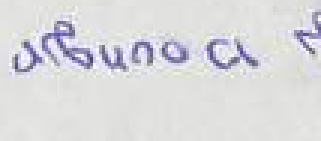
#> input picture train/img_0000_frag_0000.png, 107 x 47 px (shown 3 times larger); its folder holds only this picture in this run
$ python preproc.py
#> lines starting #> are read from the running program, lines starting #| are printed output that depends on the picture; after the words box and inside, x2 and y2 are one past the last pixel; in counts of white or black regions, pixels touching at a corner belong together
from PIL import Image, ImageOps, ImageEnhance, ImageFilter
import os
import numpy as np


def preprocess_images(
        input_folder: str,
        output_folder: str,
        resize: tuple = None,
        grayscale: bool = False,
        contrast: float = 1.0,
        brightness: float = 1.0,
        sharpness: float = 1.0,
        border: int = 0,
        threshold: int = -1,
        denoise: bool = False,
        filename_prefix: str = 'prep_'
):
    """
    Предобрабатывает изображения в папке с заданными параметрами

    Параметры:
    input_folder - папка с исходными изображениями
    output_folder - папка для сохранения обработанных изображений
    resize - новый размер (ширина, высота) или None
    grayscale - конвертировать в оттенки серого (True/False)
    contrast - коэффициент контрастности (0.0-3.0)
    brightness - коэффициент яркости (0.0-3.0)
    sharpness - коэффициент резкости (0.0-3.0)
    border - размер белой рамки в пикселях
    threshold - порог бинаризации (0-255), -1 = не применять
    denoise - применять удаление шумов (True/False)
    filename_prefix - префикс для имен новых файлов
    """
#> called with input_folder = 'train', output_folder = 'train_prep', grayscale = True, contrast = 3, brightness = 1.5, sharpness = 2.6, border = 6, threshold = 150
    # Создаем папку для результатов, если ее нет
    os.makedirs(output_folder, exist_ok=True)

    # Проверка корректности параметров
    if contrast < 0 or contrast > 3:
        raise ValueError("Контрастность должна быть между 0.0 и 3.0")

    if brightness < 0 or brightness > 3:
        raise ValueError("Яркость должна быть между 0.0 и 3.0")

    if sharpness < 0 or sharpness > 3:
        raise ValueError("Резкость должна быть между 0.0 и 3.0")

    if border < 0 or border > 100:
        raise ValueError("Размер рамки должен быть между 0 и 100 пикселями")

    if threshold not in range(-1, 256):
        raise ValueError("Порог бинаризации должен быть между 0 и 255 или -1")

    # Обработка всех изображений в папке
    for filename in os.listdir(input_folder):
        if filename.lower().endswith(('.png', '.jpg', '.jpeg', '.bmp')):
            # Загрузка изображения
            img_path = os.path.join(input_folder, filename)
            image = Image.open(img_path)
#> image is the input picture: PIL image 107x47 RGB; mean R, G, B 217.9, 217.6, 220.6

            # Конвертация в RGB для обработки
            if image.mode != 'RGB':
                image = image.convert('RGB')

            # Изменение размера
            if resize is not None:
                image = image.resize(resize, resample=Image.LANCZOS)

            # Конвертация в оттенки серого
            if grayscale:
                image = image.convert('L')
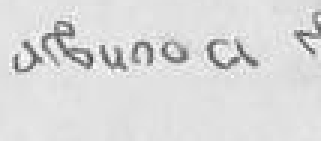
#> image: PIL image 107x47 L (shown 3 times larger); min 72, max 254, mean 218.1

            # Управление контрастностью
            if contrast != 1.0:
                enhancer = ImageEnhance.Contrast(image)
                image = enhancer.enhance(contrast)
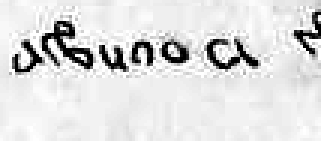
#> image: PIL image 107x47 L (shown 3 times larger); min 0, max 255, mean 220.6

            # Управление яркостью
            if brightness != 1.0:
                enhancer = ImageEnhance.Brightness(image)
                image = enhancer.enhance(brightness)
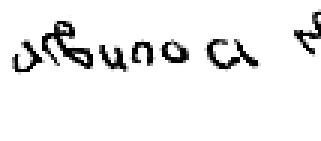
#> image: PIL image 107x47 L (shown 3 times larger); min 0, max 255, mean 237.9

            # Управление резкостью
            if sharpness != 1.0:
                enhancer = ImageEnhance.Sharpness(image)
                image = enhancer.enhance(sharpness)
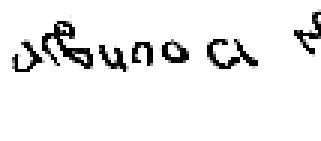
#> image: PIL image 107x47 L (shown 3 times larger); min 0, max 255, mean 237.7

            # Добавление рамки
            if border > 0:
                image = ImageOps.expand(image, border=border, fill='white')
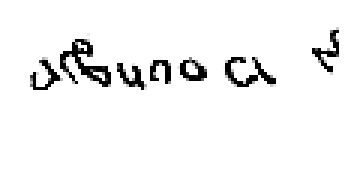
#> image: PIL image 119x59 L (shown 3 times larger); min 0, max 255, mean 242.6

            # Бинаризация (черно-белое преобразование)
            if threshold > -1:
                if image.mode != 'L':
                    image = image.convert('L')
                image = image.point(lambda p: 255 if p > threshold else 0)
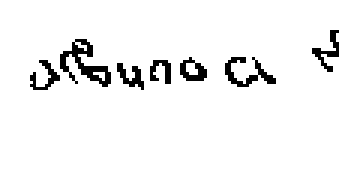
#> image: PIL image 119x59 L (shown 3 times larger); 95% white; black in thin lines or dots, all inside (x1, y1, x2, y2) = (10, 10, 113, 30)

            # Удаление шумов
            if denoise:
                image = image.filter(ImageFilter.MedianFilter(size=3))

            # Сохранение результата
            new_filename = f"{filename_prefix}{filename}"
            output_path = os.path.join(output_folder, new_filename)

            # Сохраняем в том же формате, что оригинал
            if filename.lower().endswith('.png'):
                image.save(output_path, format='PNG')
            else:
                image.save(output_path, format='JPEG', quality=95)

            print(f"Обработано: {filename} -> {new_filename}")


# Пример использования
if __name__ == "__main__":
    # Настройки препроцессинга (можно менять)
    INPUT_FOLDER = "train"  # Папка с исходными изображениями
    OUTPUT_FOLDER = "train_prep"  # Папка для обработанных изображений
    RESIZE = None  # Новый размер или None
    GRAYSCALE = True  # Конвертировать в оттенки серого
    CONTRAST = 3.0# Усиление контрастности 0-3
    BRIGHTNESS = 1.5# Усиление яркости 0-3
    SHARPNESS = 2.6 # Усиление резкости 0-3
    BORDER = 6# Размер белой рамки 5-20
    THRESHOLD = 150# Порог бинаризации (-1 = не применять) 50-300
    DENOISE = False # Удалить шумы
    FILENAME_PREFIX = ""  # Префикс для новых файлов

    preprocess_images(
        input_folder=INPUT_FOLDER,
        output_folder=OUTPUT_FOLDER,
        resize=RESIZE,
        grayscale=GRAYSCALE,
        contrast=CONTRAST,
        brightness=BRIGHTNESS,
        sharpness=SHARPNESS,
        border=BORDER,
        threshold=THRESHOLD,
        denoise=DENOISE,
        filename_prefix=FILENAME_PREFIX
    )

$ run again, on train/img_0000_frag_0004.png
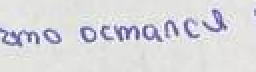
#> input picture train/img_0000_frag_0004.png, 128 x 36 px (shown 2 times larger)
#> in preprocess_images, image is the input picture: PIL image 128x36 RGB; mean R, G, B 217.1, 216.8, 220.5
#> in preprocess_images, `image = enhancer.enhance(sharpness)`:
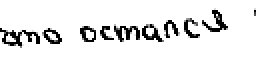
#> image: PIL image 128x36 L (shown 2 times larger); min 0, max 255, mean 234
#> in preprocess_images, `image = image.point(lambda p: 255 if p > threshold else 0)`:
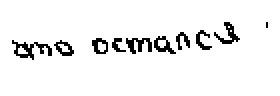
#> image: PIL image 140x48 L (shown 2 times larger); 94.2% white; black in thin lines or dots, all inside (x1, y1, x2, y2) = (6, 11, 134, 30)

$ run again, on train/img_0000_frag_0005.png
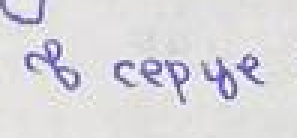
#> input picture train/img_0000_frag_0005.png, 99 x 46 px (shown 3 times larger)
#> in preprocess_images, image is the input picture: PIL image 99x46 RGB; mean R, G, B 217.7, 216.5, 220.8
#> in preprocess_images, `image = enhancer.enhance(sharpness)`:
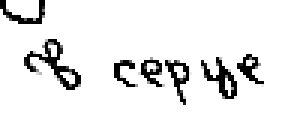
#> image: PIL image 99x46 L (shown 3 times larger); min 0, max 255, mean 236
#> in preprocess_images, `image = image.point(lambda p: 255 if p > threshold else 0)`:
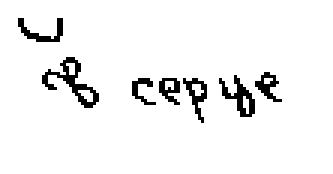
#> image: PIL image 111x58 L (shown 3 times larger); 94.6% white; black in thin lines or dots, all inside (x1, y1, x2, y2) = (6, 6, 94, 41)

$ run again, on train/img_0000_frag_0006.png
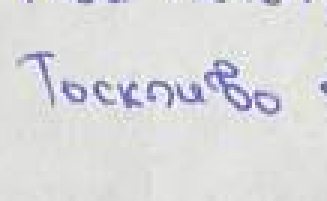
#> input picture train/img_0000_frag_0006.png, 109 x 67 px (shown 3 times larger)
#> in preprocess_images, image is the input picture: PIL image 109x67 RGB; mean R, G, B 219.2, 219.3, 220.8
#> in preprocess_images, `image = enhancer.enhance(brightness)`:
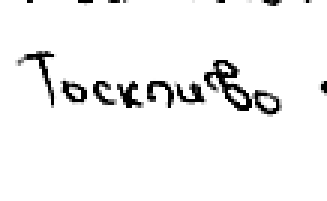
#> image: PIL image 109x67 L (shown 3 times larger); min 0, max 255, mean 242.4
#> in preprocess_images, `image = image.point(lambda p: 255 if p > threshold else 0)`:
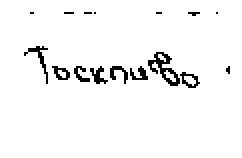
#> image: PIL image 121x79 L (shown 2 times larger); 96.1% white; black in thin lines or dots, all inside (x1, y1, x2, y2) = (12, 6, 115, 44)
